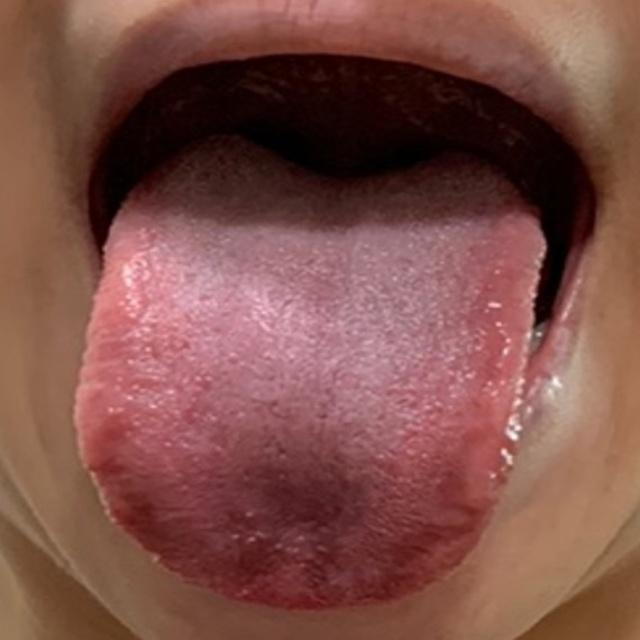
#> input picture Samples/sample_1.jpg, 640 x 640 px; its folder holds only this picture in this run
$ python -i toothmark_module.py   (imports and definitions only)
#> lines starting #> are read from the running program, lines starting #| are printed output that depends on the picture; after the words box and inside, x2 and y2 are one past the last pixel; in counts of white or black regions, pixels touching at a corner belong together
### Static Analysis/utils/visualization.py
import numpy as np
import cv2

def add_label(img, label):
    h, w = img.shape[:2]
    cv2.rectangle(img, (0, h-30), (w, h), (0, 0, 0), -1)
    cv2.putText(img, label, (10, h-10), cv2.FONT_HERSHEY_SIMPLEX, 0.7, (255, 255, 255), 2)
    return img


# [9 lines left out: function get_tongue_area_percentage, not called in this run]

### Static Analysis/toothmark_module.py
import cv2
import numpy as np
import os

from utils.visualization import *

'''
This file detects toothmarks on a tongue image using contouring.
Running the file will produce a visualization in the "Visualizations" directory.
'''

def create_edge_mask(image, tongue_mask):
    height, width = image.shape[:2]
    mask = np.zeros((height, width), dtype=np.uint8)

    # Find the contour of the tongue
    contours, _ = cv2.findContours(tongue_mask, cv2.RETR_EXTERNAL, cv2.CHAIN_APPROX_SIMPLE)
    if contours:
        tongue_contour = max(contours, key=cv2.contourArea)

        # Create a slightly smaller contour to focus on the edges
        epsilon = 0.02 * cv2.arcLength(tongue_contour, True)
        smaller_contour = cv2.approxPolyDP(tongue_contour, epsilon, True)

        # Draw the smaller contour on the mask
        cv2.drawContours(mask, [smaller_contour], 0, 255, thickness=int(width * 0.15))

    # crop top region
    mask[:int(height * 0.3), :] = 0  # Remove top 20%

    return mask


def detect_toothmarks_by_color(image, edge_mask):
    # Apply the edge mask to the original image
    masked_image = cv2.bitwise_and(image, image, mask=edge_mask)

    # Convert masked image to LAB color space
    lab = cv2.cvtColor(masked_image, cv2.COLOR_BGR2LAB)

    l, _, _ = cv2.split(lab)

    # Apply bilateral filter to reduce noise while preserving edges
    l_filtered = cv2.bilateralFilter(l, 9, 75, 75)
    block_size = 41
    C = 3
    binary = cv2.adaptiveThreshold(l_filtered, 255, cv2.ADAPTIVE_THRESH_GAUSSIAN_C,
                                   cv2.THRESH_BINARY_INV, block_size, C)

    # Apply the edge mask again to ensure we only keep the relevant areas
    binary = cv2.bitwise_and(binary, binary, mask=edge_mask)

    # Remove small noise
    kernel = np.ones((3,3), np.uint8)
    binary = cv2.morphologyEx(binary, cv2.MORPH_OPEN, kernel, iterations=2)

    return binary


def detect_toothmarks(image, return_visualization=True):
    vis_original = image.copy()

    # Create a mask for the tongue (non-black areas)
    _, tongue_mask = cv2.threshold(cv2.cvtColor(image, cv2.COLOR_BGR2GRAY), 1, 255, cv2.THRESH_BINARY)

    gray = cv2.cvtColor(image, cv2.COLOR_BGR2GRAY)
    vis_gray = cv2.cvtColor(gray, cv2.COLOR_GRAY2BGR)

    edge_mask = create_edge_mask(image, tongue_mask)

    vis_mask = cv2.cvtColor(edge_mask, cv2.COLOR_GRAY2BGR)
    masked_gray = cv2.bitwise_and(gray, gray, mask=edge_mask)
    vis_masked = cv2.cvtColor(masked_gray, cv2.COLOR_GRAY2BGR)
    non_zero_mask = cv2.threshold(masked_gray, 1, 255, cv2.THRESH_BINARY)[1]

    block_size = 35  # Size of the local neighborhood for thresholding
    C = 2  # Differences in color
    dark_spots = cv2.adaptiveThreshold(masked_gray, 255, cv2.ADAPTIVE_THRESH_MEAN_C,
                                       cv2.THRESH_BINARY_INV, block_size, C)
    dark_spots = cv2.bitwise_and(dark_spots, dark_spots, mask=non_zero_mask)
    dark_spots = cv2.bitwise_and(dark_spots, dark_spots, mask=tongue_mask)

    height, width = dark_spots.shape
    dark_spots[:int(height * 0.4), :] = 0

    vis_threshold = cv2.cvtColor(dark_spots, cv2.COLOR_GRAY2BGR)
    color_based_spots = detect_toothmarks_by_color(image, edge_mask)
    combined_spots = cv2.bitwise_or(dark_spots, color_based_spots)
    vis_color_based = cv2.cvtColor(color_based_spots, cv2.COLOR_GRAY2BGR)

    # Find and draw contours
    contours, _ = cv2.findContours(combined_spots, cv2.RETR_LIST, cv2.CHAIN_APPROX_SIMPLE)
    vis_contours = image.copy()
    cv2.drawContours(vis_contours, contours, -1, (0, 255, 0), 2)

    valid_spots = 0
    vis_filtered = image.copy()
    for contour in contours:
        area = cv2.contourArea(contour)
        if 150 < area < 1000:
            cv2.drawContours(vis_filtered, [contour], 0, (0, 0, 255), 2)
            valid_spots += 1

    result = True if valid_spots >= 1 else False

    grid_visualization = None

    if return_visualization:
        vis_original = add_label(vis_original, 'Original')
        vis_gray = add_label(vis_gray, 'Gray')
        vis_masked = add_label(vis_masked, 'Masked')
        vis_threshold = add_label(vis_threshold, 'Threshold')
        vis_contours = add_label(vis_contours, 'Contours')
        vis_filtered = add_label(vis_filtered, 'Filtered')
        vis_color_based = add_label(vis_color_based, 'Color Based')
        vis_result = add_label(image.copy(), 'Result')
        cv2.putText(vis_result, f"Toothmarks: {result}", (10, 30),
                    cv2.FONT_HERSHEY_SIMPLEX, 1, (0, 0, 255), 2)

        top_row = np.hstack((vis_original, vis_gray, vis_masked))
        middle_row = np.hstack((vis_threshold, vis_contours, vis_filtered))
        bottom_row = np.hstack((vis_color_based, vis_result, np.zeros_like(vis_original)))

        grid_visualization = np.vstack((top_row, middle_row, bottom_row))

    return result, grid_visualization


# [18 lines left out: function main, not called in this run]

    # [5 lines of commented-out code are left out]

# [2 lines not run here, left out]

>>> import cv2
>>> picture = cv2.imread('../Samples/sample_1.jpg')
#> picture is the input picture: shape (640, 640, 3); mean B, G, R 72.5, 79.7, 126.9
>>> result = detect_toothmarks(picture)
#> in detect_toothmarks, `_, tongue_mask = cv2.threshold(cv2.cvtColor(image, cv2.COLOR_BGR2GRAY)..`:
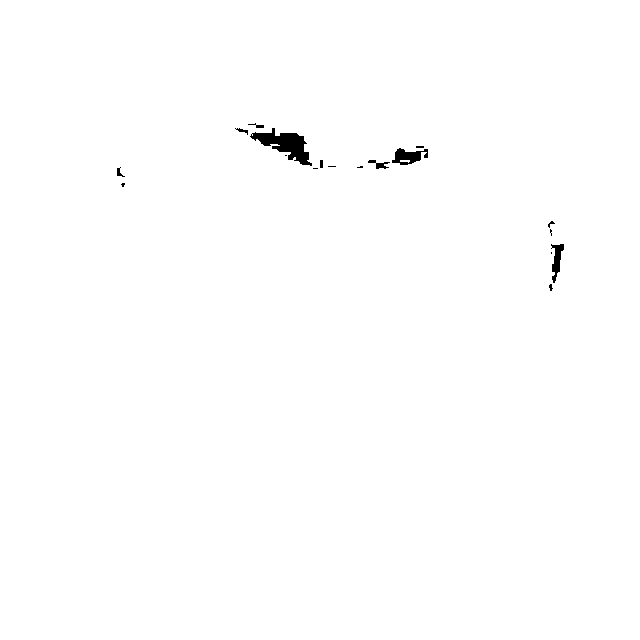
#> tongue_mask: shape (640, 640); 99.5% white; 18 black regions (10 under 20 px), largest, box (x1, y1, x2, y2) and area: (250, 128, 312, 166) 974, (392, 148, 428, 165) 345, (551, 244, 564, 283) 249
#> in detect_toothmarks, `gray = cv2.cvtColor(image, cv2.COLOR_BGR2GRAY)`:
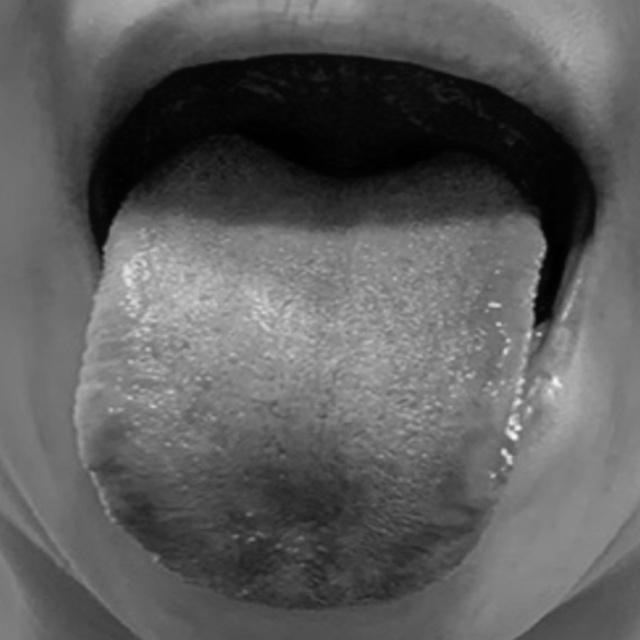
#> gray: shape (640, 640); min 0, max 245, mean 93
#> in create_edge_mask, `contours, _ = cv2.findContours(tongue_mask, cv2.RETR_EXTERNAL, cv2.CHA..`: contours = [[[0, 0], [0, 639], [639, 639], [639, 0]]]
#> in create_edge_mask, `tongue_contour = max(contours, key=cv2.contourArea)`: tongue_contour = [[0, 0], [0, 639], [639, 639], [639, 0]]
#> in create_edge_mask, `epsilon = 0.02 * cv2.arcLength(tongue_contour, True)`: epsilon = 51.12
#> in create_edge_mask, `smaller_contour = cv2.approxPolyDP(tongue_contour, epsilon, True)`: smaller_contour = [[0, 0], [0, 639], [639, 639], [639, 0]]
#> in create_edge_mask, `mask[:int(height * 0.3), :] = 0`:
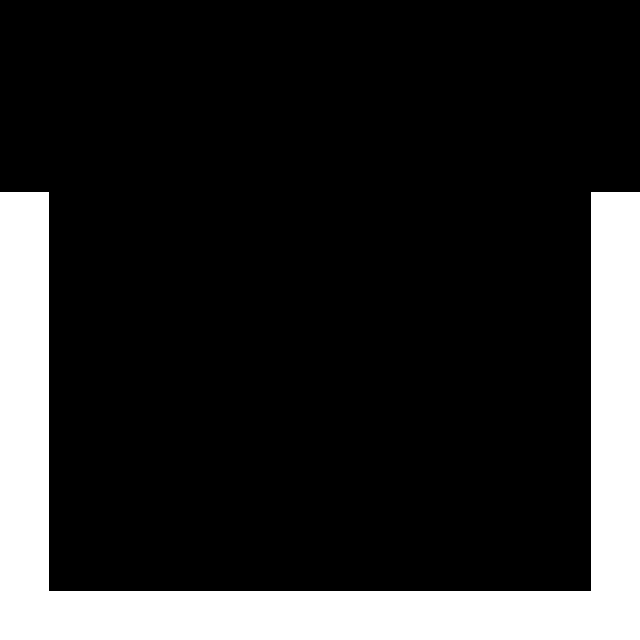
#> mask: shape (640, 640); 17.2% white; 1 white region, box (x1, y1, x2, y2) and area: (0, 192, 640, 640) 70462
#> in detect_toothmarks_by_color, `binary = cv2.morphologyEx(binary, cv2.MORPH_OPEN, kernel, iterations=2)`:
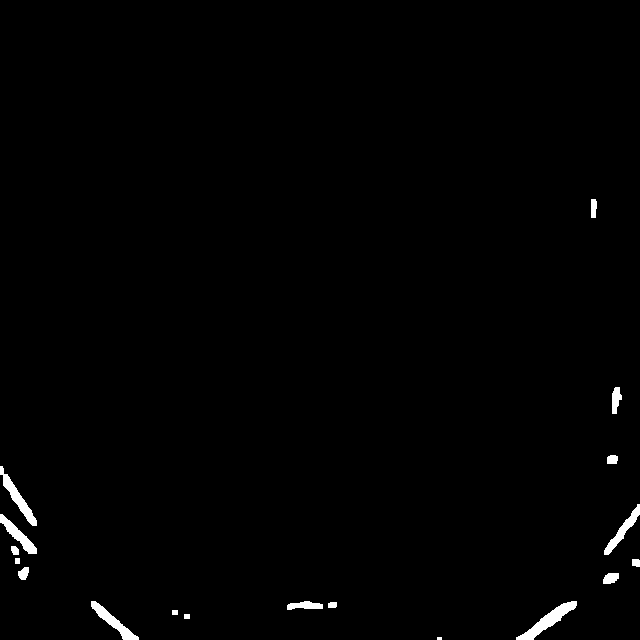
#> binary: shape (640, 640); 0.91% white; 18 white regions (1 under 20 px), largest, box (x1, y1, x2, y2) and area: (516, 601, 577, 640) 682, (0, 466, 37, 526) 527, (91, 601, 139, 640) 496
#> in detect_toothmarks, `contours, _ = cv2.findContours(combined_spots, cv2.RETR_LIST, cv2.CHAI..`: contours = 183 contours, 149 with area under 20; largest, box (x1, y1, x2, y2) and area: (606, 352, 632, 494) 1542, (0, 512, 37, 599) 1410, (64, 601, 142, 640) 1179, (514, 601, 590, 640) 1044, (603, 545, 640, 595) 814
#> in detect_toothmarks, `cv2.drawContours(vis_contours, contours, -1, (0, 255, 0), 2)`:
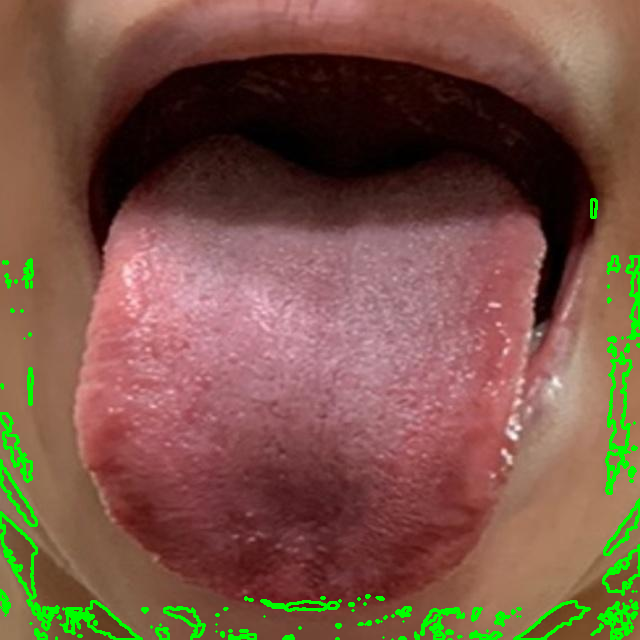
#> vis_contours: shape (640, 640, 3); 3.14% of pixels changed, all inside (x1, y1, x2, y2) = (0, 198, 640, 640)
#> the loop in detect_toothmarks, `for contour in contours:` made 183 passes
#> area on passes 8, 10, 11, 12, 24, 25, 53, 93: 24, 79, 94.5, 42, 52.5, 93, 56, 160
#> after the loop in detect_toothmarks, `for contour in contours:`:
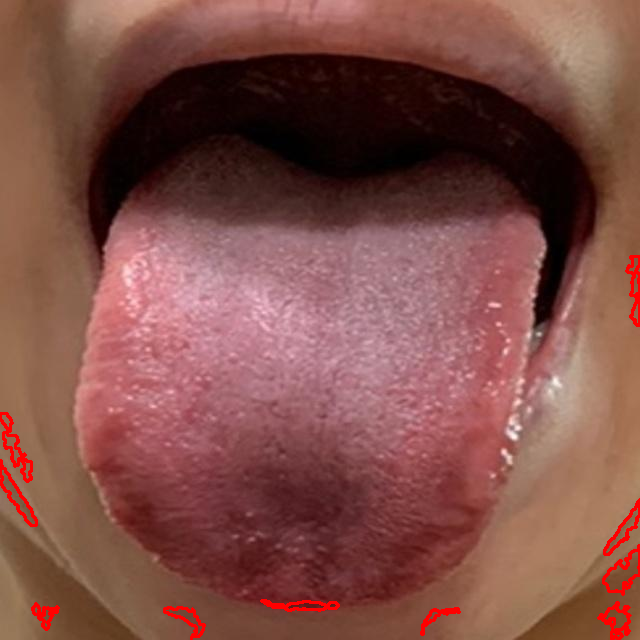
#> vis_filtered: shape (640, 640, 3); 1.2% of pixels changed, all inside (x1, y1, x2, y2) = (0, 255, 640, 640)
#> after the loop in detect_toothmarks, `for contour in contours:`: valid_spots = 10
#> in detect_toothmarks, `result = True if valid_spots >= 1 else False`: result = True
#> in detect_toothmarks, `grid_visualization = np.vstack((top_row, middle_row, bottom_row))`:
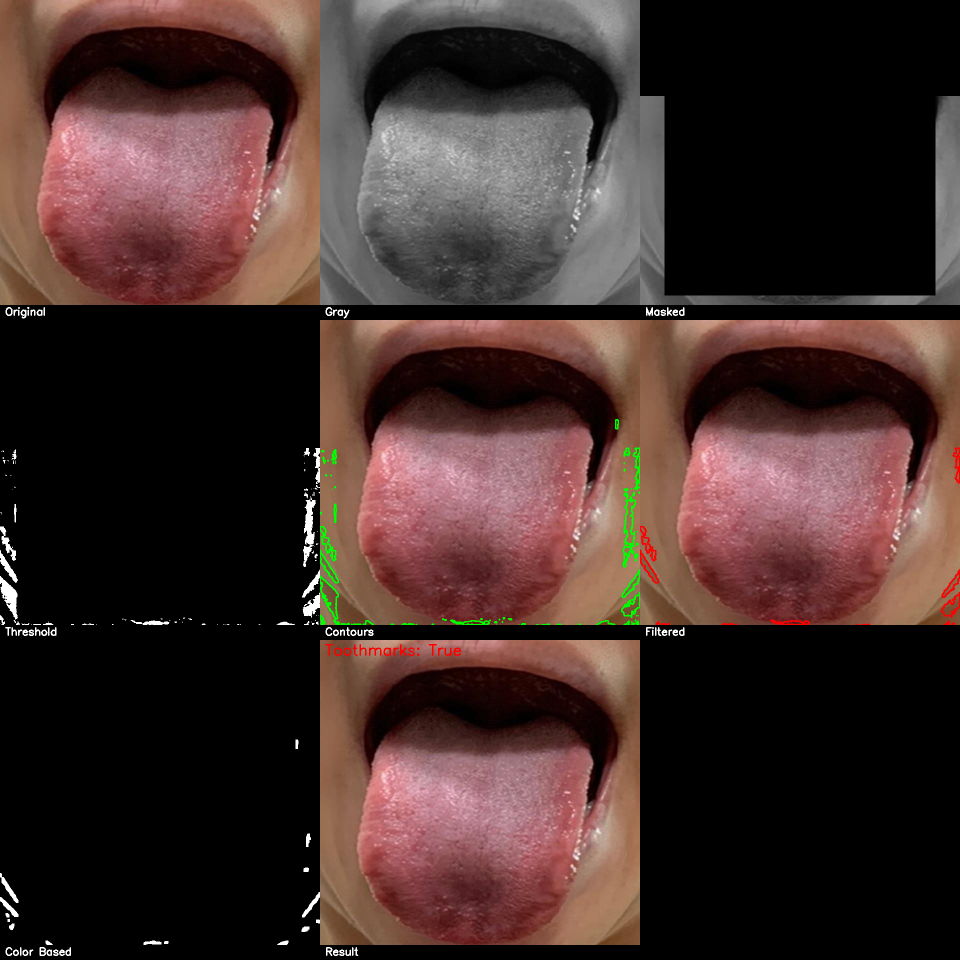
#> grid_visualization: shape (1920, 1920, 3) (shown at 1/2 size); mean B, G, R 43.2, 46.4, 66.2

$ run again, on Samples/sample_2.jpg
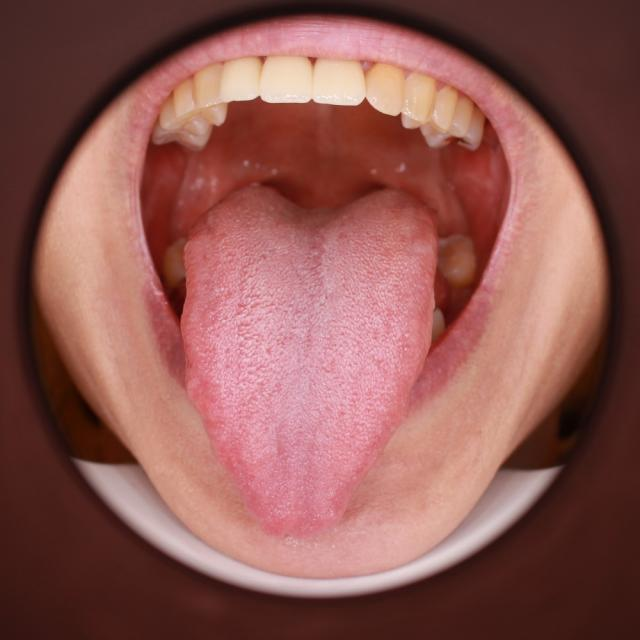
#> input picture Samples/sample_2.jpg, 640 x 640 px
#> picture is the input picture: shape (640, 640, 3); mean B, G, R 83.2, 88.8, 142.6
#> tongue_mask: shape (640, 640); every value is 255
#> in create_edge_mask, `contours, _ = cv2.findContours(tongue_mask, cv2.RETR_EXTERNAL, cv2.CHA..`: contours = [[[0, 0], [0, 639], [639, 639], [639, 0]]]
#> tongue_contour = [[0, 0], [0, 639], [639, 639], [639, 0]]
#> epsilon = 51.12
#> smaller_contour = [[0, 0], [0, 639], [639, 639], [639, 0]]
#> vis_mask: shape (640, 640, 3); 17.2% white; 1 white region, box (x1, y1, x2, y2) and area: (0, 192, 640, 640) 70462
#> in detect_toothmarks, `dark_spots = cv2.adaptiveThreshold(masked_gray, 255, cv2.ADAPTIVE_THRE..`:
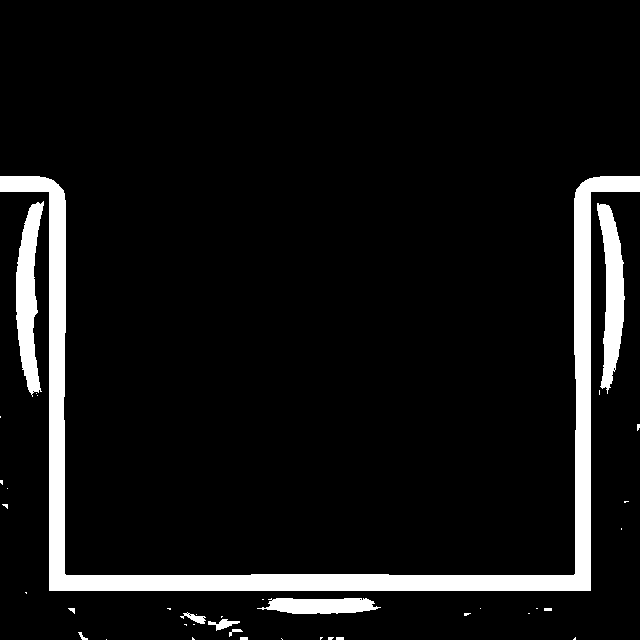
#> dark_spots: shape (640, 640); 7.6% white; 39 white regions (27 under 20 px), largest, box (x1, y1, x2, y2) and area: (0, 176, 640, 591) 23101, (16, 201, 44, 397) 3081, (597, 203, 625, 394) 2946
#> vis_threshold: shape (640, 640, 3); 1.6% white; 38 white regions (27 under 20 px), largest, box (x1, y1, x2, y2) and area: (16, 256, 42, 397) 2282, (600, 256, 625, 394) 2141, (257, 598, 381, 614) 1495
#> lab: shape (640, 640, 3); mean of channels 0, 1, 2 7.4, 131, 130.1
#> combined_spots: shape (640, 640); 2% white; 38 white regions (27 under 20 px), largest, box (x1, y1, x2, y2) and area: (16, 200, 43, 397) 3061, (597, 201, 625, 394) 2899, (257, 597, 381, 614) 1584
#> vis_color_based: shape (640, 640, 3); 1.5% white; 3 white regions
#> in detect_toothmarks, `contours, _ = cv2.findContours(combined_spots, cv2.RETR_LIST, cv2.CHAI..`: contours = 44 contours, 38 with area under 20; largest, box (x1, y1, x2, y2) and area: (16, 200, 43, 397) 2856, (597, 201, 625, 394) 2700, (257, 597, 381, 614) 1447, (208, 619, 240, 631) 130, (180, 612, 206, 624) 104, (229, 629, 243, 637) 24
#> vis_contours: shape (640, 640, 3); 1.13% of pixels changed, all inside (x1, y1, x2, y2) = (0, 199, 640, 640)
#> the loop in detect_toothmarks, `for contour in contours:` made 44 passes
#> area on passes 10, 13, 22, 29, 43, 44: 24.5, 130, 104, 1447, 2700.5, 2855.5
#> after the loop in detect_toothmarks, `for contour in contours:`: valid_spots = 0
#> result = False
#> vis_result: shape (640, 640, 3); mean B, G, R 82.3, 87.6, 140.7
#> in detect_toothmarks, `grid_visualization = np.vstack((top_row, middle_row, bottom_row))`:
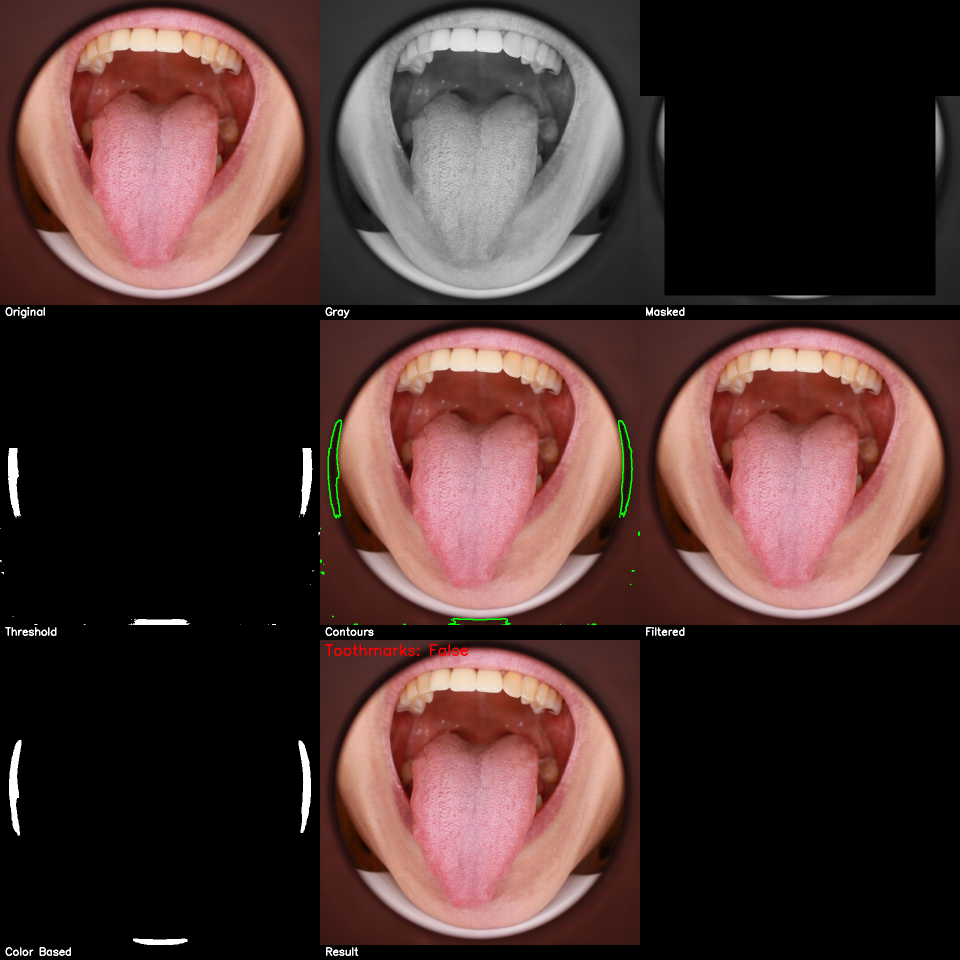
#> grid_visualization: shape (1920, 1920, 3) (shown at 1/2 size); mean B, G, R 49.7, 52.3, 75.2
